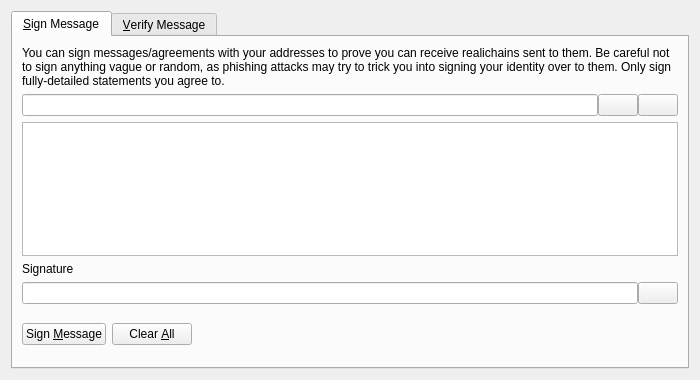
<?xml version="1.0" encoding="UTF-8"?>
<ui version="4.0">
 <class>SignVerifyMessageDialog</class>
 <widget class="QDialog" name="SignVerifyMessageDialog">
  <property name="geometry">
   <rect>
    <x>0</x>
    <y>0</y>
    <width>700</width>
    <height>380</height>
   </rect>
  </property>
  <property name="windowTitle">
   <string>Signatures - Sign / Verify a Message</string>
  </property>
  <property name="modal">
   <bool>true</bool>
  </property>
  <layout class="QVBoxLayout" name="verticalLayout">
   <item>
    <widget class="QTabWidget" name="tabWidget">
     <property name="currentIndex">
      <number>0</number>
     </property>
     <widget class="QWidget" name="tabSignMessage">
      <attribute name="title">
       <string>&amp;Sign Message</string>
      </attribute>
      <layout class="QVBoxLayout" name="verticalLayout_SM">
       <item>
        <widget class="QLabel" name="infoLabel_SM">
         <property name="text">
          <string>You can sign messages/agreements with your addresses to prove you can receive realichains sent to them. Be careful not to sign anything vague or random, as phishing attacks may try to trick you into signing your identity over to them. Only sign fully-detailed statements you agree to.</string>
         </property>
         <property name="textFormat">
          <enum>Qt::PlainText</enum>
         </property>
         <property name="wordWrap">
          <bool>true</bool>
         </property>
        </widget>
       </item>
       <item>
        <layout class="QHBoxLayout" name="horizontalLayout_1_SM">
         <property name="spacing">
          <number>0</number>
         </property>
         <item>
          <widget class="QValidatedLineEdit" name="addressIn_SM">
           <property name="toolTip">
            <string>The Realichain address to sign the message with</string>
           </property>
          </widget>
         </item>
         <item>
          <widget class="QPushButton" name="addressBookButton_SM">
           <property name="toolTip">
            <string>Choose previously used address</string>
           </property>
           <property name="text">
            <string/>
           </property>
           <property name="icon">
            <iconset resource="../bitcoin.qrc">
             <normaloff>:/icons/address-book</normaloff>:/icons/address-book</iconset>
           </property>
           <property name="shortcut">
            <string>Alt+A</string>
           </property>
           <property name="autoDefault">
            <bool>false</bool>
           </property>
          </widget>
         </item>
         <item>
          <widget class="QPushButton" name="pasteButton_SM">
           <property name="toolTip">
            <string>Paste address from clipboard</string>
           </property>
           <property name="text">
            <string/>
           </property>
           <property name="icon">
            <iconset resource="../bitcoin.qrc">
             <normaloff>:/icons/editpaste</normaloff>:/icons/editpaste</iconset>
           </property>
           <property name="shortcut">
            <string>Alt+P</string>
           </property>
           <property name="autoDefault">
            <bool>false</bool>
           </property>
          </widget>
         </item>
        </layout>
       </item>
       <item>
        <widget class="QPlainTextEdit" name="messageIn_SM">
         <property name="toolTip">
          <string>Enter the message you want to sign here</string>
         </property>
        </widget>
       </item>
       <item>
        <widget class="QLabel" name="signatureLabel_SM">
         <property name="text">
          <string>Signature</string>
         </property>
         <property name="textFormat">
          <enum>Qt::PlainText</enum>
         </property>
        </widget>
       </item>
       <item>
        <layout class="QHBoxLayout" name="horizontalLayout_2_SM">
         <property name="spacing">
          <number>0</number>
         </property>
         <item>
          <widget class="QLineEdit" name="signatureOut_SM">
           <property name="font">
            <font>
             <italic>true</italic>
            </font>
           </property>
           <property name="readOnly">
            <bool>true</bool>
           </property>
          </widget>
         </item>
         <item>
          <widget class="QPushButton" name="copySignatureButton_SM">
           <property name="toolTip">
            <string>Copy the current signature to the system clipboard</string>
           </property>
           <property name="text">
            <string/>
           </property>
           <property name="icon">
            <iconset resource="../bitcoin.qrc">
             <normaloff>:/icons/editcopy</normaloff>:/icons/editcopy</iconset>
           </property>
           <property name="autoDefault">
            <bool>false</bool>
           </property>
          </widget>
         </item>
        </layout>
       </item>
       <item>
        <layout class="QHBoxLayout" name="horizontalLayout_3_SM">
         <item>
          <widget class="QPushButton" name="signMessageButton_SM">
           <property name="toolTip">
            <string>Sign the message to prove you own this Realichain address</string>
           </property>
           <property name="text">
            <string>Sign &amp;Message</string>
           </property>
           <property name="autoDefault">
            <bool>false</bool>
           </property>
          </widget>
         </item>
         <item>
          <widget class="QPushButton" name="clearButton_SM">
           <property name="toolTip">
            <string>Reset all sign message fields</string>
           </property>
           <property name="text">
            <string>Clear &amp;All</string>
           </property>
           <property name="autoDefault">
            <bool>false</bool>
           </property>
          </widget>
         </item>
         <item>
          <spacer name="horizontalSpacer_1_SM">
           <property name="orientation">
            <enum>Qt::Horizontal</enum>
           </property>
           <property name="sizeHint" stdset="0">
            <size>
             <width>40</width>
             <height>48</height>
            </size>
           </property>
          </spacer>
         </item>
         <item>
          <widget class="QLabel" name="statusLabel_SM">
           <property name="font">
            <font>
             <weight>75</weight>
             <bold>true</bold>
            </font>
           </property>
           <property name="text">
            <string/>
           </property>
           <property name="wordWrap">
            <bool>true</bool>
           </property>
          </widget>
         </item>
         <item>
          <spacer name="horizontalSpacer_2_SM">
           <property name="orientation">
            <enum>Qt::Horizontal</enum>
           </property>
           <property name="sizeHint" stdset="0">
            <size>
             <width>40</width>
             <height>48</height>
            </size>
           </property>
          </spacer>
         </item>
        </layout>
       </item>
      </layout>
     </widget>
     <widget class="QWidget" name="tabVerifyMessage">
      <attribute name="title">
       <string>&amp;Verify Message</string>
      </attribute>
      <layout class="QVBoxLayout" name="verticalLayout_VM">
       <item>
        <widget class="QLabel" name="infoLabel_VM">
         <property name="text">
          <string>Enter the receiver's address, message (ensure you copy line breaks, spaces, tabs, etc. exactly) and signature below to verify the message. Be careful not to read more into the signature than what is in the signed message itself, to avoid being tricked by a man-in-the-middle attack. Note that this only proves the signing party receives with the address, it cannot prove sendership of any transaction!</string>
         </property>
         <property name="textFormat">
          <enum>Qt::PlainText</enum>
         </property>
         <property name="alignment">
          <set>Qt::AlignLeading|Qt::AlignLeft|Qt::AlignTop</set>
         </property>
         <property name="wordWrap">
          <bool>true</bool>
         </property>
        </widget>
       </item>
       <item>
        <layout class="QHBoxLayout" name="horizontalLayout_1_VM">
         <property name="spacing">
          <number>0</number>
         </property>
         <item>
          <widget class="QValidatedLineEdit" name="addressIn_VM">
           <property name="toolTip">
            <string>The Realichain address the message was signed with</string>
           </property>
          </widget>
         </item>
         <item>
          <widget class="QPushButton" name="addressBookButton_VM">
           <property name="toolTip">
            <string>Choose previously used address</string>
           </property>
           <property name="text">
            <string/>
           </property>
           <property name="icon">
            <iconset resource="../bitcoin.qrc">
             <normaloff>:/icons/address-book</normaloff>:/icons/address-book</iconset>
           </property>
           <property name="shortcut">
            <string>Alt+A</string>
           </property>
           <property name="autoDefault">
            <bool>false</bool>
           </property>
          </widget>
         </item>
        </layout>
       </item>
       <item>
        <widget class="QPlainTextEdit" name="messageIn_VM"/>
       </item>
       <item>
        <widget class="QValidatedLineEdit" name="signatureIn_VM"/>
       </item>
       <item>
        <layout class="QHBoxLayout" name="horizontalLayout_2_VM">
         <item>
          <widget class="QPushButton" name="verifyMessageButton_VM">
           <property name="toolTip">
            <string>Verify the message to ensure it was signed with the specified Realichain address</string>
           </property>
           <property name="text">
            <string>Verify &amp;Message</string>
           </property>
           <property name="autoDefault">
            <bool>false</bool>
           </property>
          </widget>
         </item>
         <item>
          <widget class="QPushButton" name="clearButton_VM">
           <property name="toolTip">
            <string>Reset all verify message fields</string>
           </property>
           <property name="text">
            <string>Clear &amp;All</string>
           </property>
           <property name="autoDefault">
            <bool>false</bool>
           </property>
          </widget>
         </item>
         <item>
          <spacer name="horizontalSpacer_1_VM">
           <property name="orientation">
            <enum>Qt::Horizontal</enum>
           </property>
           <property name="sizeHint" stdset="0">
            <size>
             <width>40</width>
             <height>48</height>
            </size>
           </property>
          </spacer>
         </item>
         <item>
          <widget class="QLabel" name="statusLabel_VM">
           <property name="font">
            <font>
             <weight>75</weight>
             <bold>true</bold>
            </font>
           </property>
           <property name="text">
            <string/>
           </property>
           <property name="wordWrap">
            <bool>true</bool>
           </property>
          </widget>
         </item>
         <item>
          <spacer name="horizontalSpacer_2_VM">
           <property name="orientation">
            <enum>Qt::Horizontal</enum>
           </property>
           <property name="sizeHint" stdset="0">
            <size>
             <width>40</width>
             <height>48</height>
            </size>
           </property>
          </spacer>
         </item>
        </layout>
       </item>
      </layout>
     </widget>
    </widget>
   </item>
  </layout>
 </widget>
 <customwidgets>
  <customwidget>
   <class>QValidatedLineEdit</class>
   <extends>QLineEdit</extends>
   <header>qvalidatedlineedit.h</header>
  </customwidget>
 </customwidgets>
 <resources>
  <include location="../bitcoin.qrc"/>
 </resources>
 <connections/>
</ui>
